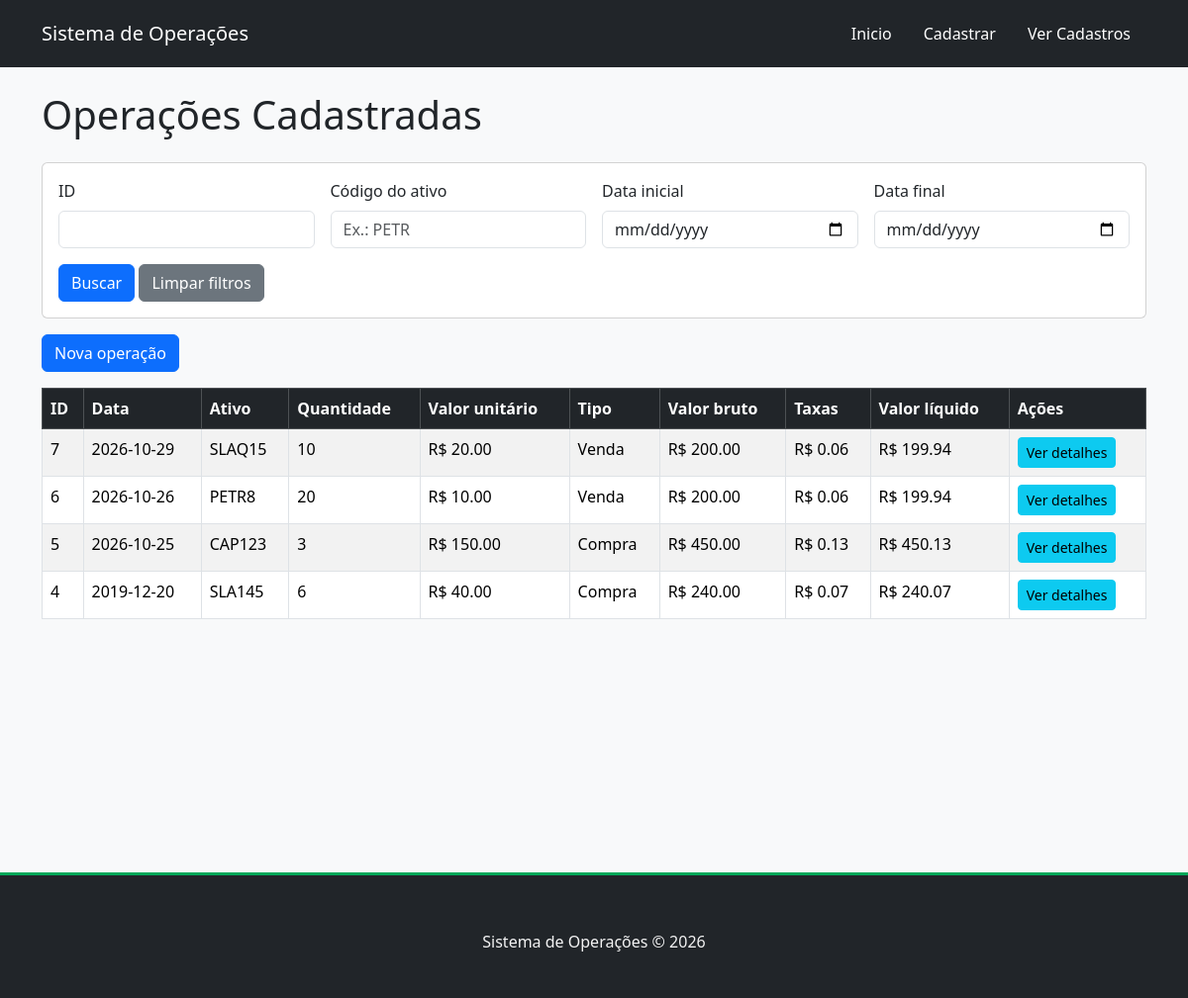
The app's page /operacoes/buscar with its own data.
### tables this page shows
CREATE TABLE operacoes (
    id INTEGER PRIMARY KEY AUTOINCREMENT,
    data TEXT NOT NULL, 
    ativo TEXT NOT NULL,
    quantidade INTEGER NOT NULL,
    valor_unitario REAL NOT NULL,
    tipo_operacao TEXT NOT NULL,
    valor_bruto REAL NOT NULL,
    taxas REAL NOT NULL,
    valor_liquido REAL NOT NULL
);

### controllers/operacao_controller.py (the view)
def buscar():
    id = request.args.get('id')
    ativo = request.args.get('ativo')
    data_inicio = request.args.get('data_inicio')
    data_fim = request.args.get('data_fim')
    if id:
        try:
            id = int(id)
        except ValueError:
            flash('O ID deve ser um numero inteiro.', 'danger')
            return redirect(url_for('listar'))
    operacoes = Operacao.buscar(
        id=id,
        ativo=ativo,
        data_inicio=data_inicio,
        data_fim=data_fim
    )
    return render_template('listar.html', operacoes=operacoes)

### daos/operacao_dao.py (called while the page is built)
    def _dados_dict(self, row):
        return{
            'id': row['id'],
            'data': row['data'],
            'ativo': row['ativo'],
            'quantidade': row['quantidade'],
            'valor_unitario': row['valor_unitario'],
            'tipo_operacao': row['tipo_operacao'],
            'valor_bruto': row['valor_bruto'],
            'taxas': row['taxas'],
            'valor_liquido': row['valor_liquido'],
        }

    def buscar(self, id=None, ativo=None, data_inicio=None, data_fim=None):
        db = SQLiteDB()
        db.conectar()
        query = "SELECT * FROM operacoes WHERE 1=1" #facilita adicionar filtros à consulta.| uma condição que sempre é verdadeira.
        params = []
        if id:
            query += " AND id = ?"
            params.append(id)
        if ativo:
            query += " AND ativo LIKE ?"
            params.append('%' + ativo + '%')
        if data_inicio:
            query += " AND data >= ? "
            params.append(data_inicio)
        if data_fim:
            query += " AND data <= ? "
            params.append(data_fim)
        query += " ORDER BY data DESC"
        resultado = db.consultar(query, tuple(params))
        db.desconectar()
        if resultado is None:
            return None
        return [self._dados_dict(row) for row in resultado]

### database/sqlitedb.py (called while the page is built)
    def conectar(self): #Abre a conexao com o BD
        self.conn = sqlite3.connect(self.DB_FILE)
        self.conn.row_factory =  sqlite3.Row #permite acessar os dados retornados pelo banco pelo nome da coluna
        self.cursor = self.conn.cursor()

    def desconectar(self): #fecha a conexao com o BD
        if self.conn:
            self.conn.close()
            self.conn = None
            self.cursor = None

    def consultar(self, query, params=()): #executa consultas como SELECT e devolve os registros.
        try:
            self.cursor.execute(query, params)
            return self.cursor.fetchall()
        except sqlite3.Error as erro:
            print('Erro ao consultar: ', erro)
            return None

### models/operacao.py (called while the page is built)
    @staticmethod
    def buscar(id=None, ativo=None, data_inicio=None, data_fim=None):
        dao = OperacaoDAO()
        return dao.buscar(id, ativo, data_inicio, data_fim)

### templates/listar.html (shortened to what this page needs)
{% extends "base.html" %}
{% block conteudo %}
<h1 class="mb-4">Operações Cadastradas</h1>
<form action="{{ url_for('buscar') }}" method="GET" class="card card-body mb-3">
    <div class="row g-3">
        <div class="col-md-3">
            <label class="form-label">ID</label>
            <input type="number" name="id" class="form-control">
        </div>
        <div class="col-md-3">
            <label class="form-label">Código do ativo</label>
            <input type="text" name="ativo" class="form-control"
                   placeholder="Ex.: PETR">
        </div>
        <div class="col-md-3">
            <label class="form-label">Data inicial</label>
            <input type="date" name="data_inicio" class="form-control">
        </div>
        <div class="col-md-3">
            <label class="form-label">Data final</label>
            <input type="date" name="data_fim" class="form-control">
        </div>
    </div>
    <div class="mt-3">
        <button type="submit" class="btn btn-primary">Buscar</button>
        <a href="{{ url_for('listar') }}"
           class="btn btn-secondary">Limpar filtros</a>
    </div>
</form>
<a href="{{ url_for('cadastrar') }}" class="btn btn-primary mb-3">
    Nova operação
</a>
<div class="table-responsive">
    <table class="table table-bordered table-striped">
        <thead class="table-dark">
            <tr>
                <th>ID</th>
                <th>Data</th>
                <th>Ativo</th>
                <th>Quantidade</th>
                <th>Valor unitário</th>
                <th>Tipo</th>
                <th>Valor bruto</th>
                <th>Taxas</th>
                <th>Valor líquido</th>
                <th>Ações</th>
            </tr>
        </thead>
        <tbody>
            {% for operacao in operacoes %}
            <tr>
                <td>{{ operacao['id'] }}</td>
                <td>{{ operacao['data'] }}</td>
                <td>{{ operacao['ativo'] }}</td>
                <td>{{ operacao['quantidade'] }}</td>
                <td>R$ {{ '%.2f'|format(operacao['valor_unitario']) }}</td>
                <td>{{ operacao['tipo_operacao'].capitalize() }}</td>
                <td>R$ {{ '%.2f'|format(operacao['valor_bruto']) }}</td>
                <td>R$ {{ '%.2f'|format(operacao['taxas']) }}</td>
                <td>R$ {{ '%.2f'|format(operacao['valor_liquido']) }}</td>
                <td>
                    <a href="{{ url_for('detalhes', id=operacao['id']) }}", class="btn btn-info btn-sm">
                        Ver detalhes
                    </a>
                </td>
            </tr>
            {% else %}
            <tr>
                <td colspan="10" class="text-center">
                    Nenhuma operação Cadastrada
                </td>
            </tr>
            {% endfor %}
        </tbody>
    </table>
</div>
{% endblock %}

### static/css/style.css (style rules this page uses)
body { display: flex; flex-direction: column; }

### records on screen
operacoes: id "7", data "2026-10-29", ativo "SLAQ15", quantidade "10", valor_unitario "20.00", tipo_operacao "Venda", valor_bruto "200.00", taxas "0.06", valor_liquido "199.94"
operacoes: id "6", data "2026-10-26", ativo "PETR8", quantidade "20", valor_unitario "10.00", tipo_operacao "Venda", valor_bruto "200.00", taxas "0.06", valor_liquido "199.94"
operacoes: id "5", data "2026-10-25", ativo "CAP123", quantidade "3", valor_unitario "150.00", tipo_operacao "Compra", valor_bruto "450.00", taxas "0.13", valor_liquido "450.13"
operacoes: id "4", data "2019-12-20", ativo "SLA145", quantidade "6", valor_unitario "40.00", tipo_operacao "Compra", valor_bruto "240.00", taxas "0.07", valor_liquido "240.07"
